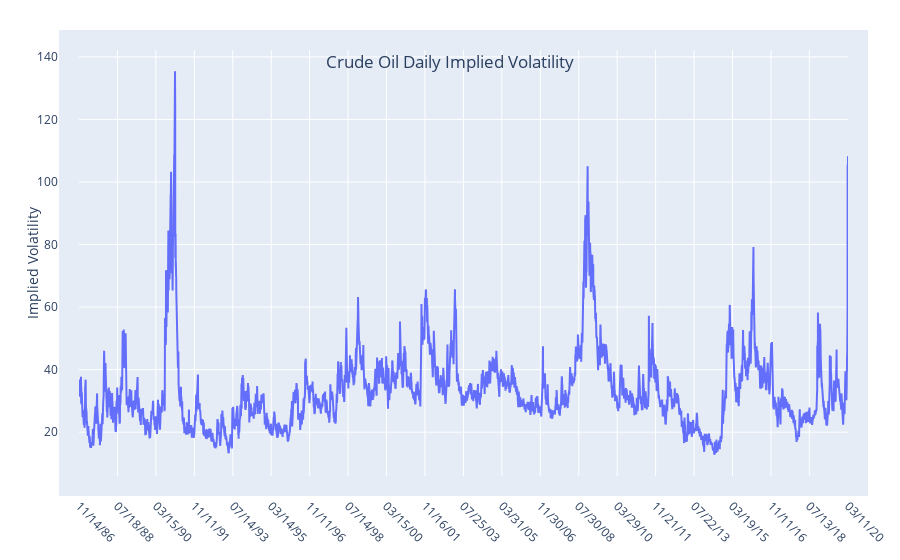
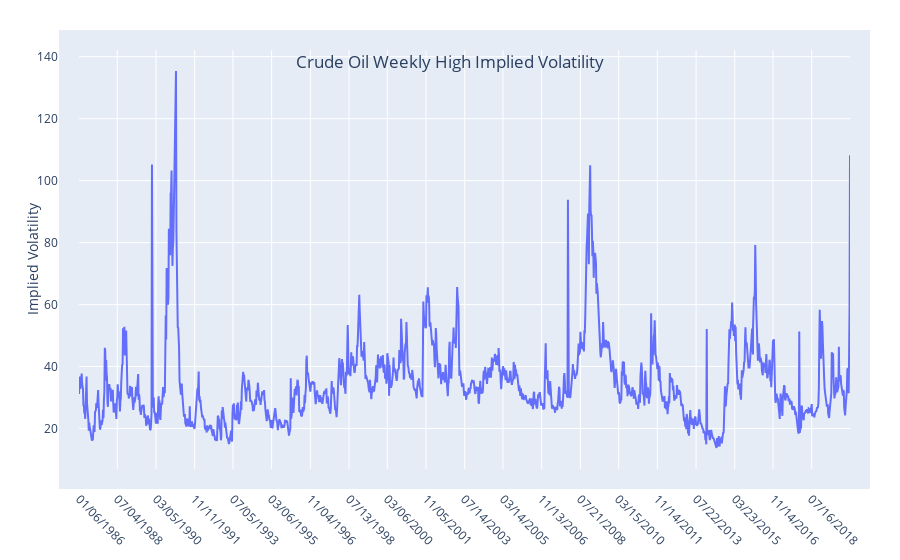
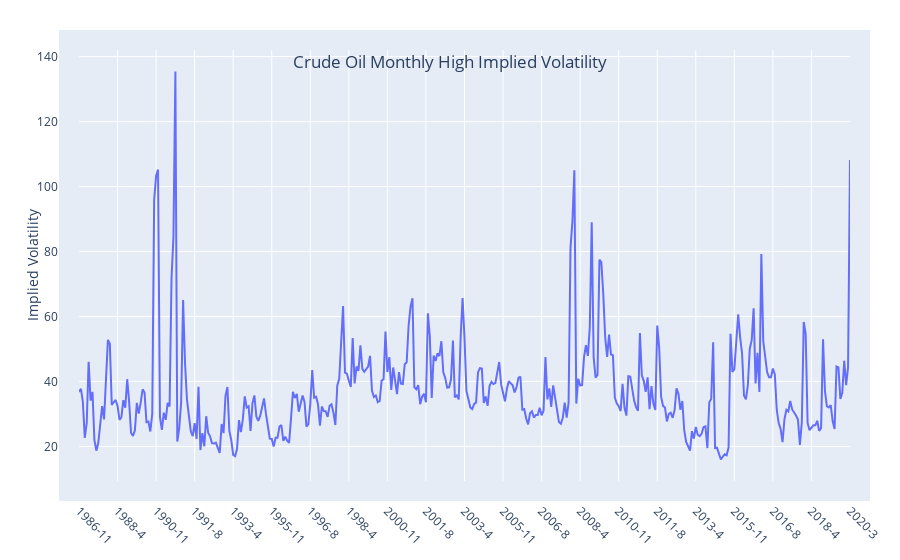

The cell these charts' notebook holds for them, in order:
### Code cell
l=r=b=t=50
p = 20
barplot = False
f1 = plotly_plot(df_in=df_jtc,x_column='date',bar_plot=barplot,y_left_label="Implied Volatility",
                  plot_title="Crude Oil Daily Implied Volatility")
f1.update_layout(margin=dict(l=l,r=r,b=b,t=t,pad=p))
f2 = plotly_plot(df_in=df_jtc2_weekly,x_column='yyyyww',bar_plot=barplot,y_left_label="Implied Volatility",
                  plot_title="Crude Oil Weekly High Implied Volatility")
f2.update_layout(margin=dict(l=l,r=r,b=b,t=t,pad=p))
f3= plotly_plot(df_in=df_jtc2_monthly,x_column='yyyymm',bar_plot=barplot,y_left_label="Implied Volatility",
                  plot_title="Crude Oil Monthly High Implied Volatility")
f3.update_layout(margin=dict(l=l,r=r,b=b,t=t,pad=p))

iplot(f1)
iplot(f2)
iplot(f3)

### Figure 1 — Plotly figure (JSON) as saved in the notebook; plotly's stock layout.template omitted (floating-point values rounded to 4 significant figures; data arrays with more than 128 entries replaced by an {"elided": "..."} marker saying what was removed)
{"data": [{"name": "vol", "type": "scatter", "x": {"elided": "8363 str values"}, "y": {"elided": "8363 float values"}, "yaxis": "y"}], "layout": {"margin": {"b": 50, "l": 50, "pad": 20, "r": 50, "t": 50}, "title": {"text": "Crude Oil Daily Implied Volatility", "x": 0.5, "xanchor": "center", "y": 0.9, "yanchor": "top"}, "xaxis": {"tickangle": 45, "ticktext": ["11/14/86", "07/18/88 ", "03/15/90 ", "11/11/91 ", "07/14/93 ", "03/14/95 ", "11/11/96", "07/14/98", "03/15/00", "11/16/01", "07/25/03", "03/31/05", "11/30/06", "07/30/08", "03/29/10", "11/21/11", "07/22/13", "03/19/15", "11/11/16", "07/13/18", "03/11/20"], "tickvals": ["11/14/86", "07/18/88 ", "03/15/90 ", "11/11/91 ", "07/14/93 ", "03/14/95 ", "11/11/96", "07/14/98", "03/15/00", "11/16/01", "07/25/03", "03/31/05", "11/30/06", "07/30/08", "03/29/10", "11/21/11", "07/22/13", "03/19/15", "11/11/16", "07/13/18", "03/11/20"], "type": "category"}, "yaxis": {"title": {"text": "Implied Volatility"}}, "yaxis2": {"overlaying": "y", "side": "right", "title": {"text": "y alt"}}}}

### Figure 2 — Plotly figure (JSON) as saved in the notebook; plotly's stock layout.template omitted (floating-point values rounded to 4 significant figures; data arrays with more than 128 entries replaced by an {"elided": "..."} marker saying what was removed)
{"data": [{"name": "vol", "type": "scatter", "x": {"elided": "1740 str values"}, "y": {"elided": "1740 float values"}, "yaxis": "y"}], "layout": {"margin": {"b": 50, "l": 50, "pad": 20, "r": 50, "t": 50}, "title": {"text": "Crude Oil Weekly High Implied Volatility", "x": 0.5, "xanchor": "center", "y": 0.9, "yanchor": "top"}, "xaxis": {"tickangle": 45, "ticktext": ["01/06/1986", "07/04/1988", "03/05/1990", "11/11/1991", "07/05/1993", "03/06/1995", "11/04/1996", "07/13/1998", "03/06/2000", "11/05/2001", "07/14/2003", "03/14/2005", "11/13/2006", "07/21/2008", "03/15/2010", "11/14/2011", "07/22/2013", "03/23/2015", "11/14/2016", "07/16/2018"], "tickvals": ["01/06/1986", "07/04/1988", "03/05/1990", "11/11/1991", "07/05/1993", "03/06/1995", "11/04/1996", "07/13/1998", "03/06/2000", "11/05/2001", "07/14/2003", "03/14/2005", "11/13/2006", "07/21/2008", "03/15/2010", "11/14/2011", "07/22/2013", "03/23/2015", "11/14/2016", "07/16/2018"], "type": "category"}, "yaxis": {"title": {"text": "Implied Volatility"}}, "yaxis2": {"overlaying": "y", "side": "right", "title": {"text": "y alt"}}}}

### Figure 3 — Plotly figure (JSON) as saved in the notebook; plotly's stock layout.template omitted (floating-point values rounded to 4 significant figures; data arrays with more than 128 entries replaced by an {"elided": "..."} marker saying what was removed)
{"data": [{"name": "vol", "type": "scatter", "x": {"elided": "401 str values"}, "y": {"elided": "401 float values"}, "yaxis": "y"}], "layout": {"margin": {"b": 50, "l": 50, "pad": 20, "r": 50, "t": 50}, "title": {"text": "Crude Oil Monthly High Implied Volatility", "x": 0.5, "xanchor": "center", "y": 0.9, "yanchor": "top"}, "xaxis": {"tickangle": 45, "ticktext": ["1986-11", "1988-4", "1990-11", "1991-8", "1993-4", "1995-11", "1996-8", "1998-4", "2000-11", "2001-8", "2003-4", "2005-11", "2006-8", "2008-4", "2010-11", "2011-8", "2013-4", "2015-11", "2016-8", "2018-4", "2020-3"], "tickvals": ["1986-11", "1988-4", "1990-11", "1991-8", "1993-4", "1995-11", "1996-8", "1998-4", "2000-11", "2001-8", "2003-4", "2005-11", "2006-8", "2008-4", "2010-11", "2011-8", "2013-4", "2015-11", "2016-8", "2018-4", "2020-3"], "type": "category"}, "yaxis": {"title": {"text": "Implied Volatility"}}, "yaxis2": {"overlaying": "y", "side": "right", "title": {"text": "y alt"}}}}
